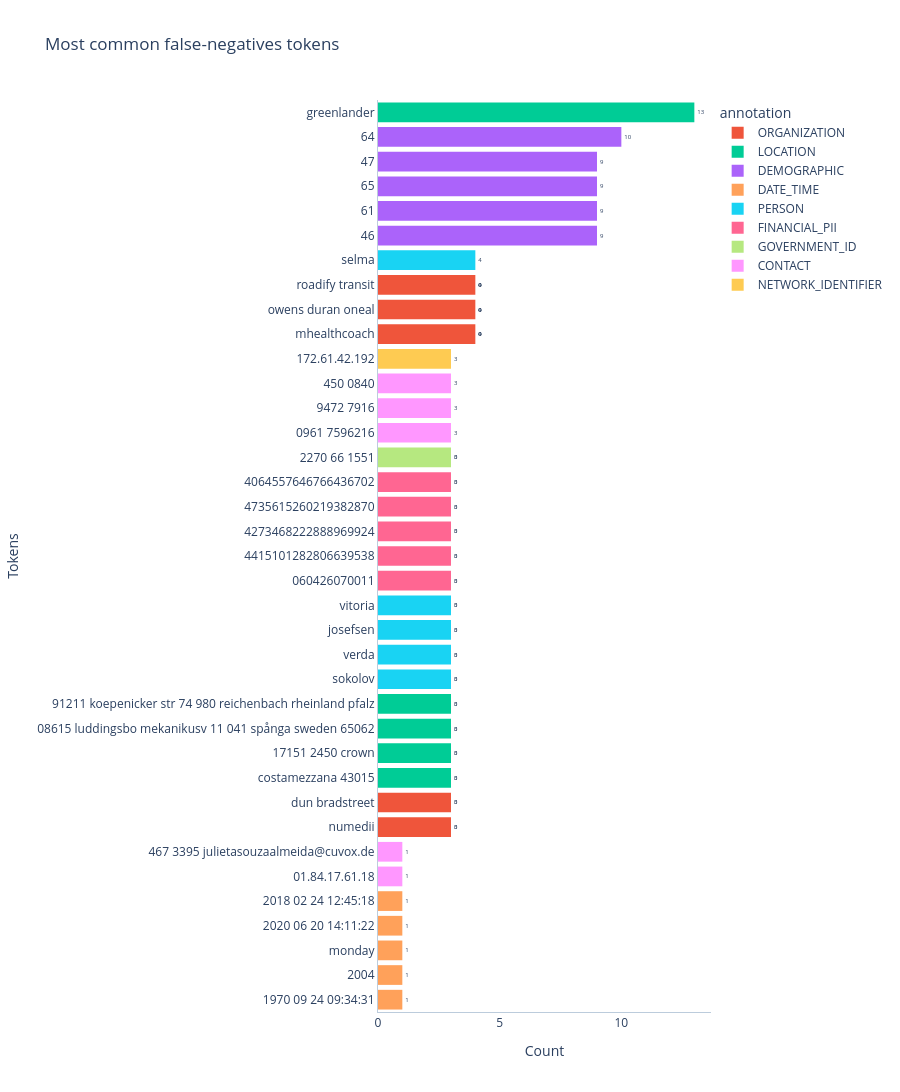

Here is the notebook cell this chart was saved with:
### Markdown cell above
## 8. Error analysis

Now let's look into results to understand what's behind the metrics we're getting.
Note that evaluation is never perfect. Some things to consider:
1. There's often a mismatch between the annotated span and the predicted span, which isn't necessarily a mistake. For example: `<Southern France>` compared with `Southern <France>`. In the second text, the word `Southern` was not annotated/predicted as part of the entity, but that's not necessarily an error.
1. The synthetic dataset used here isn't representative of a real dataset. Consider using more realistic datasets for evaluation

### Code cell
branch_plotter.plot_most_common_tokens()

### Figure 1 — Plotly figure (JSON) as saved in the notebook; plotly's stock layout.template omitted (floating-point values rounded to 4 significant figures)
{"data": [{"bingroup": "y", "cliponaxis": true, "histfunc": "sum", "hovertemplate": "annotation=ORGANIZATION<br>sum of 0=%{x}<br>token=%{y}<extra></extra>", "legendgroup": "ORGANIZATION", "marker": {"color": "#EF553B", "pattern": {"shape": ""}}, "name": "ORGANIZATION", "orientation": "h", "showlegend": true, "textangle": 0, "textfont": {"size": 6}, "textposition": "outside", "texttemplate": "%{value}", "type": "histogram", "x": [4, 4, 4, 3, 3], "xaxis": "x", "y": ["mhealthcoach", "owens duran oneal", "roadify transit", "numedii", "dun bradstreet"], "yaxis": "y"}, {"bingroup": "y", "cliponaxis": true, "histfunc": "sum", "hovertemplate": "annotation=LOCATION<br>sum of 0=%{x}<br>token=%{y}<extra></extra>", "legendgroup": "LOCATION", "marker": {"color": "#00cc96", "pattern": {"shape": ""}}, "name": "LOCATION", "orientation": "h", "showlegend": true, "textangle": 0, "textfont": {"size": 6}, "textposition": "outside", "texttemplate": "%{value}", "type": "histogram", "x": [13, 3, 3, 3, 3], "xaxis": "x", "y": ["greenlander", "costamezzana 43015", "17151 2450 crown", "08615 luddingsbo mekanikusv 11 041 spånga sweden 65062", "91211 koepenicker str 74 980 reichenbach rheinland pfalz"], "yaxis": "y"}, {"bingroup": "y", "cliponaxis": true, "histfunc": "sum", "hovertemplate": "annotation=DEMOGRAPHIC<br>sum of 0=%{x}<br>token=%{y}<extra></extra>", "legendgroup": "DEMOGRAPHIC", "marker": {"color": "#ab63fa", "pattern": {"shape": ""}}, "name": "DEMOGRAPHIC", "orientation": "h", "showlegend": true, "textangle": 0, "textfont": {"size": 6}, "textposition": "outside", "texttemplate": "%{value}", "type": "histogram", "x": [10, 9, 9, 9, 9], "xaxis": "x", "y": ["64", "46", "61", "65", "47"], "yaxis": "y"}, {"bingroup": "y", "cliponaxis": true, "histfunc": "sum", "hovertemplate": "annotation=DATE_TIME<br>sum of 0=%{x}<br>token=%{y}<extra></extra>", "legendgroup": "DATE_TIME", "marker": {"color": "#FFA15A", "pattern": {"shape": ""}}, "name": "DATE_TIME", "orientation": "h", "showlegend": true, "textangle": 0, "textfont": {"size": 6}, "textposition": "outside", "texttemplate": "%{value}", "type": "histogram", "x": [1, 1, 1, 1, 1], "xaxis": "x", "y": ["1970 09 24 09:34:31", "2004", "monday", "2020 06 20 14:11:22", "2018 02 24 12:45:18"], "yaxis": "y"}, {"bingroup": "y", "cliponaxis": true, "histfunc": "sum", "hovertemplate": "annotation=PERSON<br>sum of 0=%{x}<br>token=%{y}<extra></extra>", "legendgroup": "PERSON", "marker": {"color": "#19d3f3", "pattern": {"shape": ""}}, "name": "PERSON", "orientation": "h", "showlegend": true, "textangle": 0, "textfont": {"size": 6}, "textposition": "outside", "texttemplate": "%{value}", "type": "histogram", "x": [4, 3, 3, 3, 3], "xaxis": "x", "y": ["selma", "sokolov", "verda", "josefsen", "vitoria"], "yaxis": "y"}, {"bingroup": "y", "cliponaxis": true, "histfunc": "sum", "hovertemplate": "annotation=FINANCIAL_PII<br>sum of 0=%{x}<br>token=%{y}<extra></extra>", "legendgroup": "FINANCIAL_PII", "marker": {"color": "#FF6692", "pattern": {"shape": ""}}, "name": "FINANCIAL_PII", "orientation": "h", "showlegend": true, "textangle": 0, "textfont": {"size": 6}, "textposition": "outside", "texttemplate": "%{value}", "type": "histogram", "x": [3, 3, 3, 3, 3], "xaxis": "x", "y": ["060426070011", "4415101282806639538", "4273468222888969924", "4735615260219382870", "4064557646766436702"], "yaxis": "y"}, {"bingroup": "y", "cliponaxis": true, "histfunc": "sum", "hovertemplate": "annotation=GOVERNMENT_ID<br>sum of 0=%{x}<br>token=%{y}<extra></extra>", "legendgroup": "GOVERNMENT_ID", "marker": {"color": "#B6E880", "pattern": {"shape": ""}}, "name": "GOVERNMENT_ID", "orientation": "h", "showlegend": true, "textangle": 0, "textfont": {"size": 6}, "textposition": "outside", "texttemplate": "%{value}", "type": "histogram", "x": [3], "xaxis": "x", "y": ["2270 66 1551"], "yaxis": "y"}, {"bingroup": "y", "cliponaxis": true, "histfunc": "sum", "hovertemplate": "annotation=CONTACT<br>sum of 0=%{x}<br>token=%{y}<extra></extra>", "legendgroup": "CONTACT", "marker": {"color": "#FF97FF", "pattern": {"shape": ""}}, "name": "CONTACT", "orientation": "h", "showlegend": true, "textangle": 0, "textfont": {"size": 6}, "textposition": "outside", "texttemplate": "%{value}", "type": "histogram", "x": [3, 3, 3, 1, 1], "xaxis": "x", "y": ["0961 7596216", "9472 7916", "450 0840", "01.84.17.61.18", "467 3395 julietasouzaalmeida@cuvox.de"], "yaxis": "y"}, {"bingroup": "y", "cliponaxis": true, "histfunc": "sum", "hovertemplate": "annotation=NETWORK_IDENTIFIER<br>sum of 0=%{x}<br>token=%{y}<extra></extra>", "legendgroup": "NETWORK_IDENTIFIER", "marker": {"color": "#FECB52", "pattern": {"shape": ""}}, "name": "NETWORK_IDENTIFIER", "orientation": "h", "showlegend": true, "textangle": 0, "textfont": {"size": 6}, "textposition": "outside", "texttemplate": "%{value}", "type": "histogram", "x": [3], "xaxis": "x", "y": ["172.61.42.192"], "yaxis": "y"}], "layout": {"barmode": "relative", "height": 1980, "legend": {"title": {"text": "annotation"}, "tracegroupgap": 0}, "plot_bgcolor": "#FFF", "title": {"text": "Most common false-negatives tokens"}, "xaxis": {"anchor": "y", "domain": [0, 1], "linecolor": "#BCCCDC", "showgrid": false, "title": {"text": "Count"}}, "yaxis": {"anchor": "x", "categoryorder": "total ascending", "domain": [0, 1], "linecolor": "#BCCCDC", "showgrid": false, "title": {"text": "Tokens"}}}}
